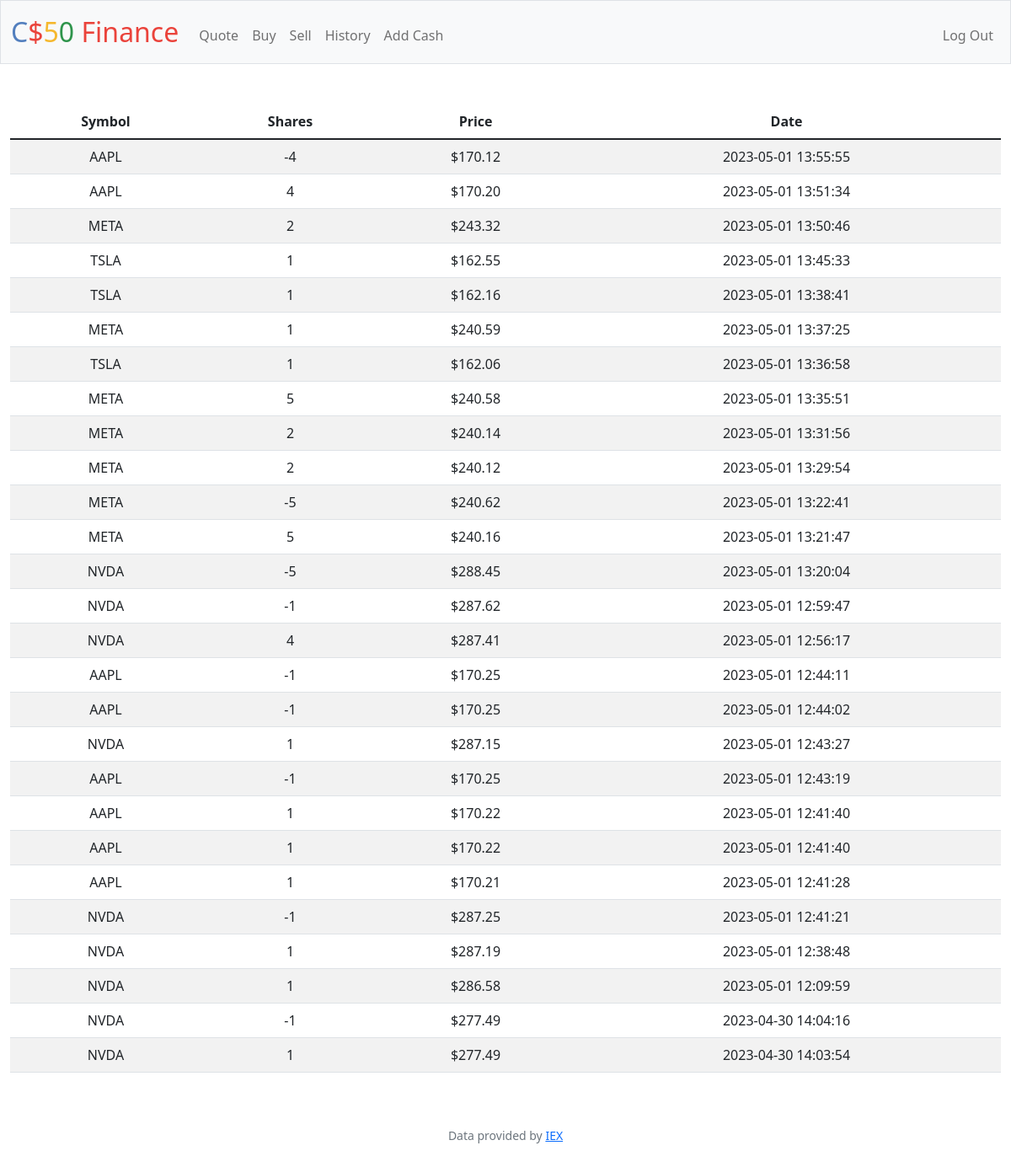
The app's page /history (signed in) with its own data.
### tables this page shows
CREATE TABLE 'transactions' ('id' INTEGER PRIMARY KEY AUTOINCREMENT NOT NULL, 'user_id' INTEGER, 'symbol' TEXT, 'shares' INTEGER, 'price' REAL, 'date' DATETIME);

### app.py (the view)
@app.route("/history")
@login_required
def history():
    user_id = session["user_id"]
    transactions_db = db.execute("SELECT * FROM transactions WHERE user_id=:id ORDER BY date DESC", id=user_id)
    return render_template("history.html", transactions = transactions_db)

### app.py (called while the page is built)
@app.after_request
def after_request(response):
    response.headers["Cache-Control"] = "no-cache, no-store, must-revalidate"
    response.headers["Expires"] = 0
    response.headers["Pragma"] = "no-cache"
    return response

### helpers.py (called while the page is built)
def login_required(f):
    @wraps(f)
    def decorated_function(*args, **kwargs):
        if session.get("user_id") is None:
            return redirect("/login")
        return f(*args, **kwargs)
    return decorated_function

def usd(value):
    return f"${value:,.2f}"

### templates/history.html (shortened to what this page needs)
{% extends "layout.html" %}
{% block main %}
    <div class="table-responsive">
        <table class="table table-striped table-hover">
            <thead class="thead-dark">
                <tr>
                    <th>Symbol</th>
                    <th>Shares</th>
                    <th>Price</th>
                    <th>Date</th>
                </tr>
            </thead>
            <tbody>
                {% for row in transactions %}
                <tr>
                    <td>{{ row["symbol"] }}</td>
                    <td>{{ row["shares"] }}</td>
                    <td>{{ row["price"] | usd }}</td>
                    <td>{{ row["date"] }}</td>
                {% endfor %}
                </tr>
            </tbody>
        </table>
    </div>
{% endblock %}

### templates/layout.html (shortened to what this page needs)
<!DOCTYPE html>
<html lang="en">
    <head>
        <link href="https://cdn.jsdelivr.net/npm/bootstrap@5.1.3/dist/css/bootstrap.min.css" rel="stylesheet">
        <link href="/static/styles.css" rel="stylesheet">
    </head>
    <body>
        <nav class="bg-light border navbar navbar-expand-md navbar-light">
            <div class="container-fluid">
                <a class="navbar-brand" href="/"><span class="blue">C</span><span class="red">$</span><span class="yellow">5</span><span class="green">0</span> <span class="red">Finance</span></a>
                <div class="collapse navbar-collapse" id="navbar">
                    {% if session["user_id"] %}
                        <ul class="navbar-nav me-auto mt-2">
                            <li class="nav-item"><a class="nav-link" href="/quote">Quote</a></li>
                            <li class="nav-item"><a class="nav-link" href="/buy">Buy</a></li>
                            <li class="nav-item"><a class="nav-link" href="/sell">Sell</a></li>
                            <li class="nav-item"><a class="nav-link" href="/history">History</a></li>
                            <li class="nav-item"><a class="nav-link" href="/add_cash">Add Cash</a></li>
                        </ul>
                        <ul class="navbar-nav ms-auto mt-2">
                            <li class="nav-item"><a class="nav-link" href="/logout">Log Out</a></li>
                        </ul>
                    {% else %}
                        <ul class="navbar-nav ms-auto mt-2">
                            <li class="nav-item"><a class="nav-link" href="/register">Register</a></li>
                            <li class="nav-item"><a class="nav-link" href="/login">Log In</a></li>
                        </ul>
                    {% endif %}
                </div>
            </div>
        </nav>
        <main class="container-fluid py-5 text-center">
            {% block main %}{% endblock %}
        </main>
        <footer class="mb-5 small text-center text-muted">
            Data provided by <a href="https://iexcloud.io/">IEX</a>
        </footer>
    </body>
</html>

### static/styles.css (style rules this page uses)
nav .navbar-brand { font-size: xx-large; }
nav .navbar-brand .blue { color: #537fbe; }
nav .navbar-brand .red { color: #ea433b; }
nav .navbar-brand .yellow { color: #f5b82e; }
nav .navbar-brand .green { color: #2e944b; }

### records on screen
transactions: symbol "AAPL", shares "-4", price "$170.12", date "2023-05-01 13:55:55"
transactions: symbol "AAPL", shares "4", price "$170.20", date "2023-05-01 13:51:34"
transactions: symbol "META", shares "2", price "$243.32", date "2023-05-01 13:50:46"
transactions: symbol "TSLA", shares "1", price "$162.55", date "2023-05-01 13:45:33"
transactions: symbol "TSLA", shares "1", price "$162.16", date "2023-05-01 13:38:41"
transactions: symbol "META", shares "1", price "$240.59", date "2023-05-01 13:37:25"
transactions: symbol "TSLA", shares "1", price "$162.06", date "2023-05-01 13:36:58"
transactions: symbol "META", shares "5", price "$240.58", date "2023-05-01 13:35:51"
transactions: symbol "META", shares "2", price "$240.14", date "2023-05-01 13:31:56"
transactions: symbol "META", shares "2", price "$240.12", date "2023-05-01 13:29:54"
transactions: symbol "META", shares "-5", price "$240.62", date "2023-05-01 13:22:41"
transactions: symbol "META", shares "5", price "$240.16", date "2023-05-01 13:21:47"
transactions: symbol "NVDA", shares "-5", price "$288.45", date "2023-05-01 13:20:04"
transactions: symbol "NVDA", shares "-1", price "$287.62", date "2023-05-01 12:59:47"
transactions: symbol "NVDA", shares "4", price "$287.41", date "2023-05-01 12:56:17"
transactions: symbol "AAPL", shares "-1", price "$170.25", date "2023-05-01 12:44:11"
transactions: symbol "AAPL", shares "-1", price "$170.25", date "2023-05-01 12:44:02"
transactions: symbol "NVDA", shares "1", price "$287.15", date "2023-05-01 12:43:27"
transactions: symbol "AAPL", shares "-1", price "$170.25", date "2023-05-01 12:43:19"
transactions: symbol "AAPL", shares "1", price "$170.22", date "2023-05-01 12:41:40"
transactions: symbol "AAPL", shares "1", price "$170.22", date "2023-05-01 12:41:40"
transactions: symbol "AAPL", shares "1", price "$170.21", date "2023-05-01 12:41:28"
transactions: symbol "NVDA", shares "-1", price "$287.25", date "2023-05-01 12:41:21"
transactions: symbol "NVDA", shares "1", price "$287.19", date "2023-05-01 12:38:48"
transactions: symbol "NVDA", shares "1", price "$286.58", date "2023-05-01 12:09:59"
transactions: symbol "NVDA", shares "-1", price "$277.49", date "2023-04-30 14:04:16"
transactions: symbol "NVDA", shares "1", price "$277.49", date "2023-04-30 14:03:54"
